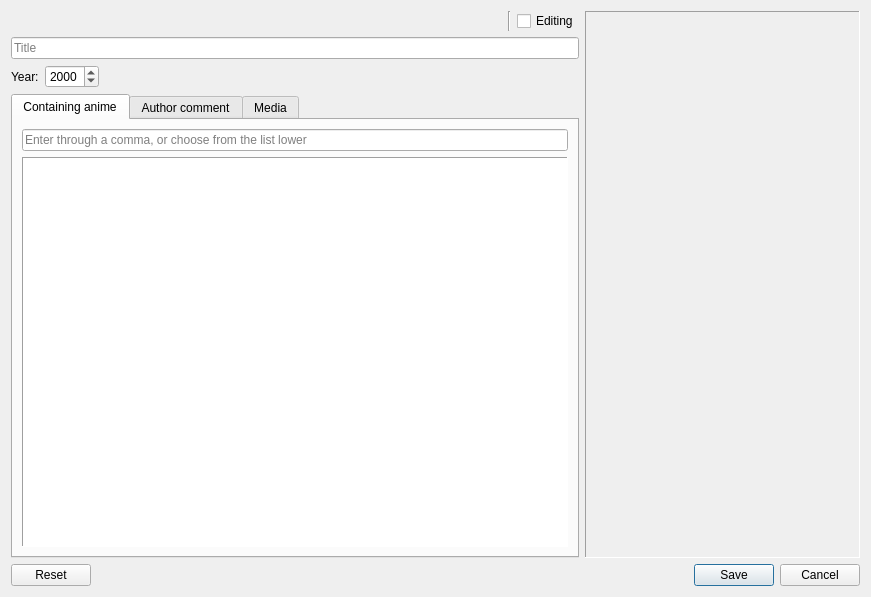
<?xml version="1.0" encoding="UTF-8"?>
<ui version="4.0">
 <class>DialogAddEdit</class>
 <widget class="QDialog" name="DialogAddEdit">
  <property name="geometry">
   <rect>
    <x>0</x>
    <y>0</y>
    <width>871</width>
    <height>597</height>
   </rect>
  </property>
  <property name="windowTitle">
   <string>Add anime</string>
  </property>
  <property name="locale">
   <locale language="English" country="UnitedKingdom"/>
  </property>
  <layout class="QVBoxLayout" name="verticalLayout">
   <item>
    <layout class="QHBoxLayout" name="HLay_0">
     <item>
      <layout class="QVBoxLayout" name="VLay_0">
       <property name="sizeConstraint">
        <enum>QLayout::SetDefaultConstraint</enum>
       </property>
       <item>
        <layout class="QHBoxLayout" name="HLay_1">
         <item>
          <spacer name="HSpacer_0">
           <property name="orientation">
            <enum>Qt::Horizontal</enum>
           </property>
           <property name="sizeHint" stdset="0">
            <size>
             <width>40</width>
             <height>20</height>
            </size>
           </property>
          </spacer>
         </item>
         <item>
          <widget class="Line" name="line">
           <property name="orientation">
            <enum>Qt::Vertical</enum>
           </property>
          </widget>
         </item>
         <item>
          <widget class="QCheckBox" name="CheckBox_Editing">
           <property name="text">
            <string>Editing</string>
           </property>
          </widget>
         </item>
        </layout>
       </item>
       <item>
        <widget class="QLineEdit" name="LineEdit_Title">
         <property name="maxLength">
          <number>128</number>
         </property>
         <property name="placeholderText">
          <string>Title</string>
         </property>
        </widget>
       </item>
       <item>
        <layout class="QVBoxLayout" name="VLay_OrigTitle">
         <property name="topMargin">
          <number>0</number>
         </property>
        </layout>
       </item>
       <item>
        <layout class="QHBoxLayout" name="HLay_DirectorAndSound">
         <property name="topMargin">
          <number>0</number>
         </property>
        </layout>
       </item>
       <item>
        <layout class="QHBoxLayout" name="horizontalLayout_2">
         <property name="topMargin">
          <number>0</number>
         </property>
         <item>
          <widget class="QLabel" name="Lbl_Year">
           <property name="text">
            <string>Year:</string>
           </property>
          </widget>
         </item>
         <item>
          <widget class="QSpinBox" name="SpinBox_Year">
           <property name="minimum">
            <number>1900</number>
           </property>
           <property name="maximum">
            <number>9999</number>
           </property>
           <property name="value">
            <number>2000</number>
           </property>
          </widget>
         </item>
         <item>
          <spacer name="HSpacer_1">
           <property name="orientation">
            <enum>Qt::Horizontal</enum>
           </property>
           <property name="sizeType">
            <enum>QSizePolicy::Expanding</enum>
           </property>
           <property name="sizeHint" stdset="0">
            <size>
             <width>40</width>
             <height>20</height>
            </size>
           </property>
          </spacer>
         </item>
        </layout>
       </item>
       <item>
        <widget class="QTabWidget" name="TabWidget_Info">
         <property name="currentIndex">
          <number>0</number>
         </property>
         <widget class="QWidget" name="tab">
          <attribute name="title">
           <string>Containing anime</string>
          </attribute>
          <layout class="QVBoxLayout" name="verticalLayout_2">
           <item>
            <widget class="QLineEdit" name="LineEdit_Tags">
             <property name="text">
              <string/>
             </property>
             <property name="maxLength">
              <number>256</number>
             </property>
             <property name="placeholderText">
              <string>Enter through a comma, or choose from the list lower</string>
             </property>
            </widget>
           </item>
           <item>
            <widget class="QListView" name="ListView_Tags">
             <property name="sizePolicy">
              <sizepolicy hsizetype="Expanding" vsizetype="Expanding">
               <horstretch>0</horstretch>
               <verstretch>0</verstretch>
              </sizepolicy>
             </property>
             <property name="baseSize">
              <size>
               <width>0</width>
               <height>0</height>
              </size>
             </property>
             <property name="layoutDirection">
              <enum>Qt::LeftToRight</enum>
             </property>
             <property name="frameShape">
              <enum>QFrame::Panel</enum>
             </property>
             <property name="horizontalScrollBarPolicy">
              <enum>Qt::ScrollBarAsNeeded</enum>
             </property>
             <property name="sizeAdjustPolicy">
              <enum>QAbstractScrollArea::AdjustToContents</enum>
             </property>
             <property name="autoScroll">
              <bool>true</bool>
             </property>
             <property name="editTriggers">
              <set>QAbstractItemView::DoubleClicked|QAbstractItemView::EditKeyPressed</set>
             </property>
             <property name="alternatingRowColors">
              <bool>false</bool>
             </property>
             <property name="selectionMode">
              <enum>QAbstractItemView::MultiSelection</enum>
             </property>
             <property name="selectionBehavior">
              <enum>QAbstractItemView::SelectItems</enum>
             </property>
             <property name="flow">
              <enum>QListView::LeftToRight</enum>
             </property>
             <property name="isWrapping" stdset="0">
              <bool>true</bool>
             </property>
             <property name="resizeMode">
              <enum>QListView::Fixed</enum>
             </property>
             <property name="layoutMode">
              <enum>QListView::SinglePass</enum>
             </property>
             <property name="spacing">
              <number>0</number>
             </property>
             <property name="gridSize">
              <size>
               <width>130</width>
               <height>26</height>
              </size>
             </property>
             <property name="modelColumn">
              <number>0</number>
             </property>
             <property name="uniformItemSizes">
              <bool>false</bool>
             </property>
             <property name="wordWrap">
              <bool>true</bool>
             </property>
             <property name="selectionRectVisible">
              <bool>false</bool>
             </property>
            </widget>
           </item>
          </layout>
         </widget>
         <widget class="QWidget" name="tab_2">
          <attribute name="title">
           <string>Author comment</string>
          </attribute>
          <layout class="QVBoxLayout" name="verticalLayout_3">
           <item>
            <widget class="QPlainTextEdit" name="PlainTextEdit_Description">
             <property name="placeholderText">
              <string>Author comment</string>
             </property>
            </widget>
           </item>
          </layout>
         </widget>
         <widget class="QWidget" name="tab_3">
          <attribute name="title">
           <string>Media</string>
          </attribute>
          <layout class="QVBoxLayout" name="verticalLayout_4">
           <item>
            <layout class="QHBoxLayout" name="HLayout_Dir">
             <item>
              <widget class="QLineEdit" name="LineEdit_Dir">
               <property name="maxLength">
                <number>256</number>
               </property>
               <property name="placeholderText">
                <string>Directory</string>
               </property>
              </widget>
             </item>
             <item>
              <widget class="QToolButton" name="toolButton">
               <property name="toolTip">
                <string/>
               </property>
               <property name="text">
                <string>*</string>
               </property>
               <property name="icon">
                <iconset resource="resource.qrc">
                 <normaloff>:/images/folder.png</normaloff>:/images/folder.png</iconset>
               </property>
               <property name="iconSize">
                <size>
                 <width>24</width>
                 <height>24</height>
                </size>
               </property>
              </widget>
             </item>
            </layout>
           </item>
           <item>
            <widget class="QLineEdit" name="LineEdit_URL">
             <property name="maxLength">
              <number>256</number>
             </property>
             <property name="placeholderText">
              <string>URL</string>
             </property>
             <property name="clearButtonEnabled">
              <bool>true</bool>
             </property>
            </widget>
           </item>
           <item>
            <spacer name="VSpacer_0">
             <property name="orientation">
              <enum>Qt::Vertical</enum>
             </property>
             <property name="sizeHint" stdset="0">
              <size>
               <width>20</width>
               <height>138</height>
              </size>
             </property>
            </spacer>
           </item>
          </layout>
         </widget>
        </widget>
       </item>
      </layout>
     </item>
     <item>
      <widget class="ImageCover" name="Lbl_ImageCover">
       <property name="sizePolicy">
        <sizepolicy hsizetype="Fixed" vsizetype="Fixed">
         <horstretch>3</horstretch>
         <verstretch>1</verstretch>
        </sizepolicy>
       </property>
       <property name="minimumSize">
        <size>
         <width>180</width>
         <height>540</height>
        </size>
       </property>
       <property name="maximumSize">
        <size>
         <width>275</width>
         <height>825</height>
        </size>
       </property>
       <property name="baseSize">
        <size>
         <width>0</width>
         <height>0</height>
        </size>
       </property>
       <property name="toolTip">
        <string>Drop image here, or a double click for a file choice</string>
       </property>
       <property name="autoFillBackground">
        <bool>false</bool>
       </property>
       <property name="frameShape">
        <enum>QFrame::Panel</enum>
       </property>
       <property name="frameShadow">
        <enum>QFrame::Sunken</enum>
       </property>
       <property name="text">
        <string/>
       </property>
       <property name="pixmap">
        <pixmap resource="resource.qrc">:/images/DropHere.png</pixmap>
       </property>
       <property name="scaledContents">
        <bool>true</bool>
       </property>
       <property name="textInteractionFlags">
        <set>Qt::NoTextInteraction</set>
       </property>
      </widget>
     </item>
    </layout>
   </item>
   <item>
    <widget class="QDialogButtonBox" name="BtnBox">
     <property name="standardButtons">
      <set>QDialogButtonBox::Cancel|QDialogButtonBox::Reset|QDialogButtonBox::Save</set>
     </property>
    </widget>
   </item>
  </layout>
 </widget>
 <customwidgets>
  <customwidget>
   <class>ImageCover</class>
   <extends>QLabel</extends>
   <header location="global">imagecover.h</header>
  </customwidget>
 </customwidgets>
 <resources>
  <include location="resource.qrc"/>
 </resources>
 <connections/>
</ui>
